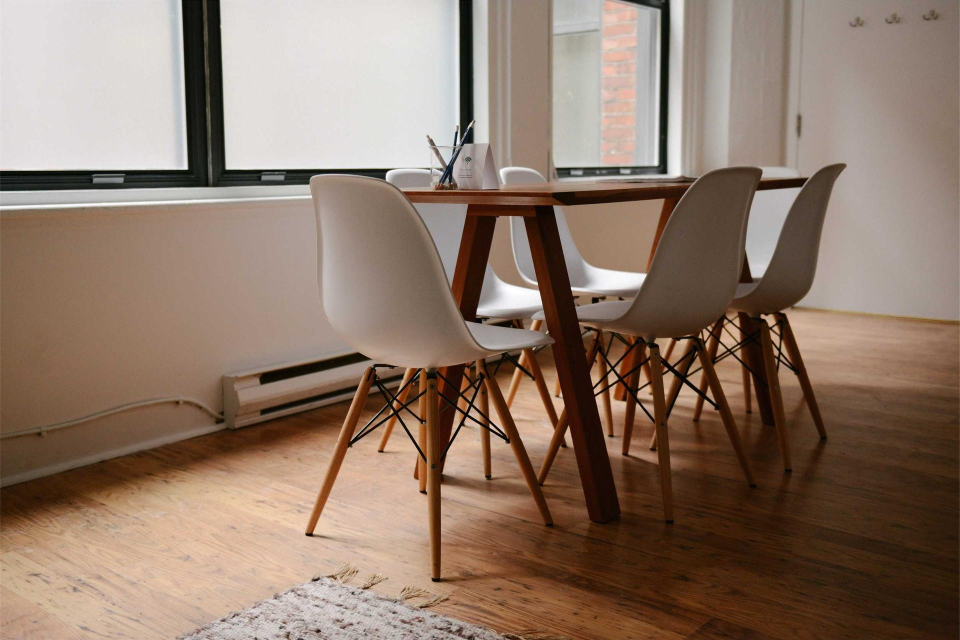
#> input picture .claude/skills/design-taste-frontend/assets/components/fx-photo/meeting-room.jpg, 1920 x 1280 px (shown at 1/2 size)
$ python wm3.py ../../../../../../.claude/skills/design-taste-frontend/assets/components/fx-photo/meeting-room.jpg ../../../../../../.claude/skills/design-taste-frontend/assets/components/fx-photo/meeting-room.jpg ../../../../../../.claude/skills/design-taste-frontend/assets/components/fx-photo/meeting-room.jpg
#> lines starting #> are read from the running program, lines starting #| are printed output that depends on the picture; after the words box and inside, x2 and y2 are one past the last pixel; in counts of white or black regions, pixels touching at a corner belong together
import sys
from PIL import Image, ImageFilter, ImageOps, ImageDraw
src,out,S=sys.argv[1],sys.argv[2],sys.argv[3]
im=Image.open(src).convert('RGB')
#> im is the input picture: PIL image 1920x1280 RGB; mean R, G, B 142.5, 120.7, 105.5
def clone(box,dy):
#> called with box = (262, 293, 283, 318), dy = -26
    x0,y0,x1,y1=box; pad=4
    patch=im.crop((x0-pad,y0-pad+dy,x1+pad,y1+pad+dy))
    m=Image.new('L',patch.size,0); ImageDraw.Draw(m).rectangle((pad,pad,patch.size[0]-pad,patch.size[1]-pad),fill=255)
#> after `m = Image.new('L', patch.size, 0)`: m: PIL image 29x33 L; every value is 0
#> after `ImageDraw.Draw(m).rectangle((pad, pad, patch.size[0] - pad, patch.size`:
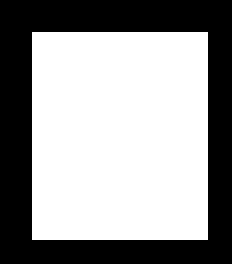
#> m: PIL image 29x33 L (shown 8 times larger); 59.8% white; 1 black region, box (x1, y1, x2, y2) and area: (0, 0, 29, 33) 385
    m=m.filter(ImageFilter.GaussianBlur(2.5))
    im.paste(patch,(x0-pad,y0-pad),m)
clone((262,293,283,318),-26)
clone((156,290,192,313),-25)
#> call 2 of clone, with box = (156, 290, 192, 313), dy = -25
#> in clone (call 2), `patch=im.crop((x0-pad,y0-pad+dy,x1+pad,y1+pad+dy))`:
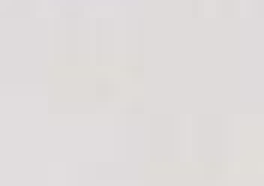
#> patch: PIL image 44x31 RGB (shown 6 times larger); mean R, G, B 223.5, 219.5, 218.9
#> in clone (call 2), `m = Image.new('L', patch.size, 0)`: m: PIL image 44x31 L; every value is 0
#> in clone (call 2), `ImageDraw.Draw(m).rectangle((pad, pad, patch.size[0] - pad, patch.size`:
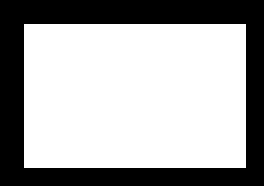
#> m: PIL image 44x31 L (shown 6 times larger); 65.1% white; 1 black region, box (x1, y1, x2, y2) and area: (0, 0, 44, 31) 476
#> in clone (call 2), `m=m.filter(ImageFilter.GaussianBlur(2.5))`:
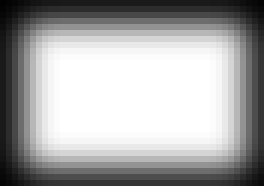
#> m: PIL image 44x31 L (shown 6 times larger); min 2, max 255, mean 165
im.save(out)
L=im.convert('L')
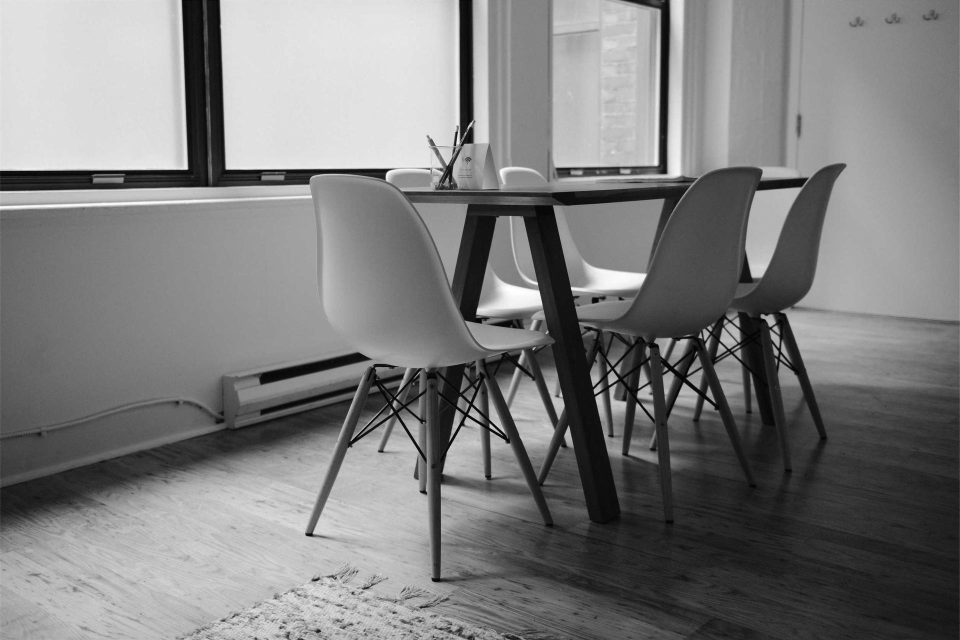
#> L: PIL image 1920x1280 L (shown at 1/2 size); min 0, max 255, mean 125.5
for n,(x0,x1) in enumerate([(140,230),(255,300)]):
    ImageOps.autocontrast(L.crop((x0,280,x1,335)),cutoff=2).resize(((x1-x0)*8,440),Image.NEAREST).save(S+'/h%d.png'%n)
#> this loop made 2 passes
#> pass 1, `ImageOps.autocontrast(L.crop((x0,280,x1,335)),cutoff=2).resize(((x1-x0..`:
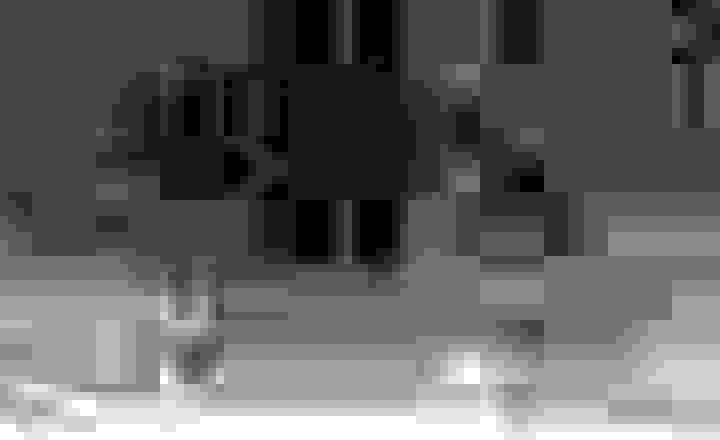
#> saved as h0.png: PIL image 720x440 L; min 0, max 255, mean 97.6
#> pass 2, `ImageOps.autocontrast(L.crop((x0,280,x1,335)),cutoff=2).resize(((x1-x0..`:
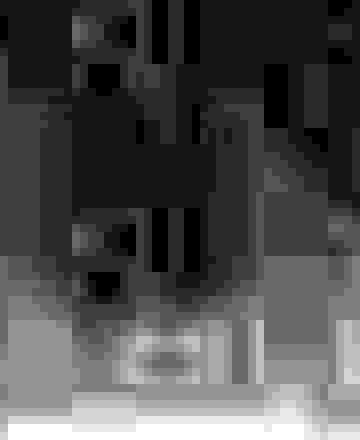
#> saved as h1.png: PIL image 360x440 L; min 0, max 255, mean 76.7
